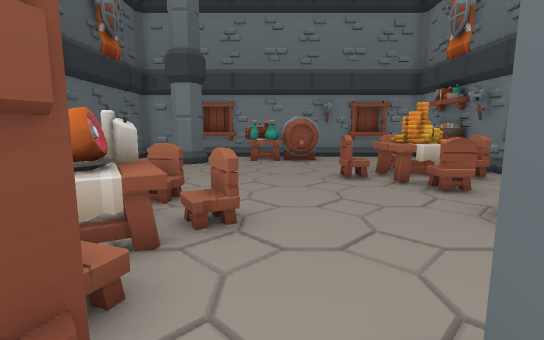
view 1 (above)

19 first-person views from a walk through a level from a Godot 3-D game. The camera is 1.5 m above the floor, tilts 8° down and sees 85° across. The floor is counted in squares, 1 m on a side. Each view is taken from the middle of a square. On the plan, view 1 faces up. The plan holds only what a view shows up to about 15 squares ahead; the rest is blank.

view 2
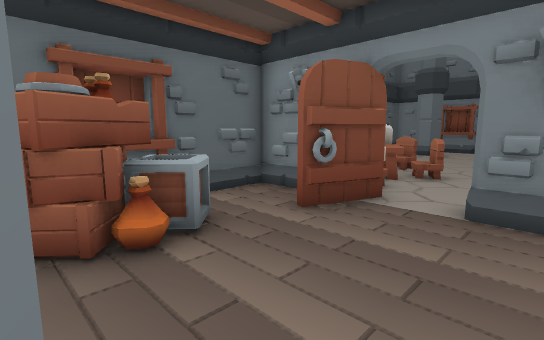

view 3
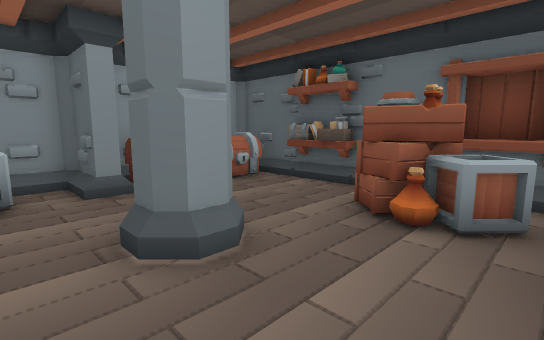

view 4
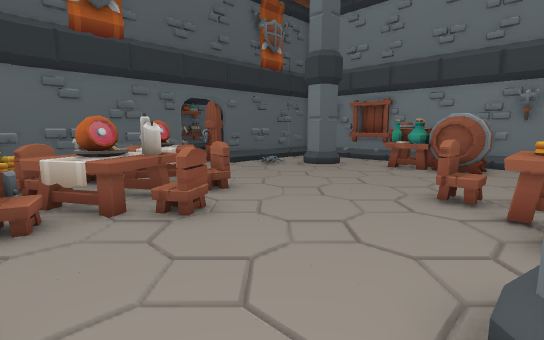

view 5
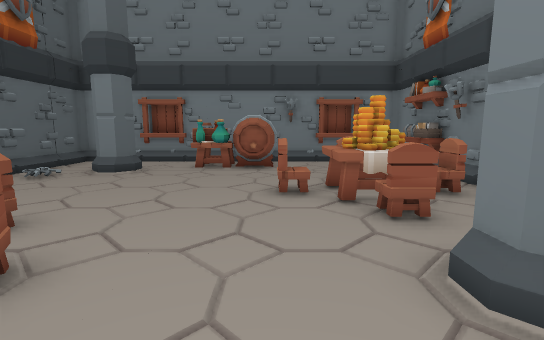

view 6
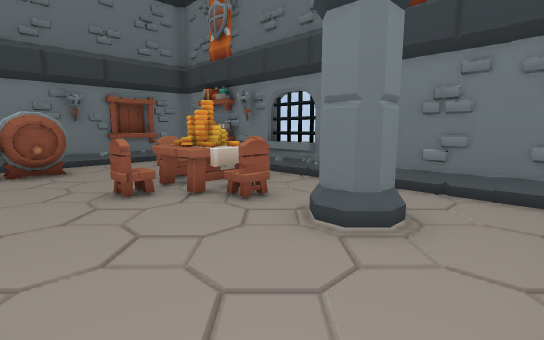

view 7
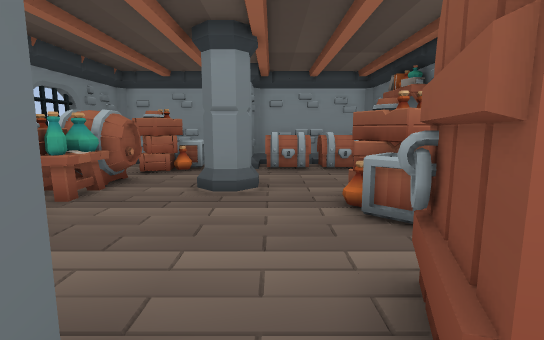

view 8
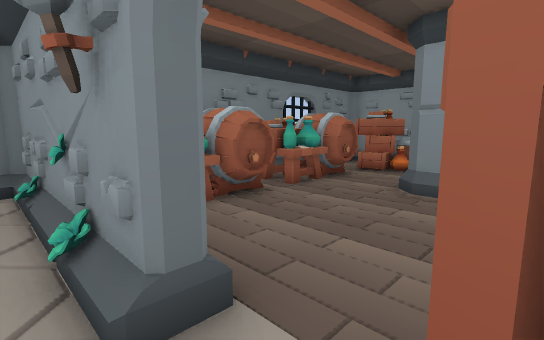

view 9
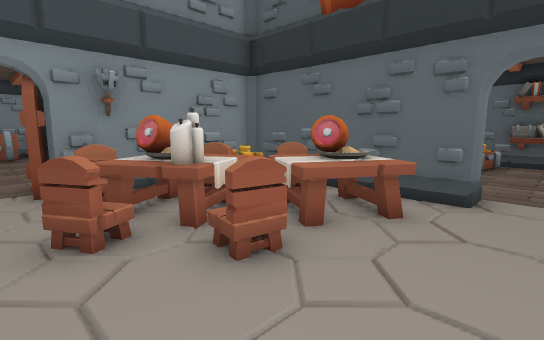

view 10
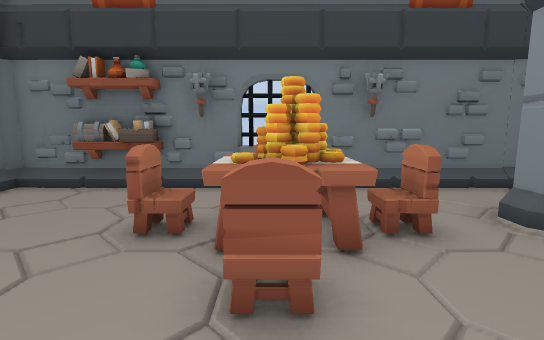

view 11
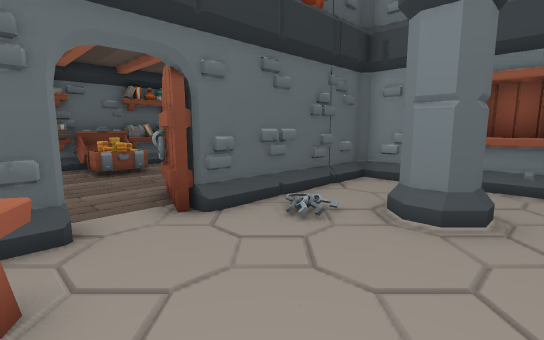

view 12
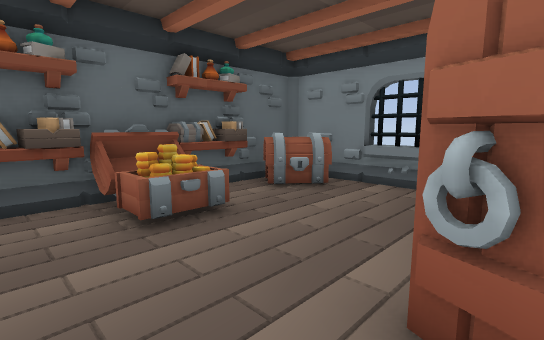

view 13
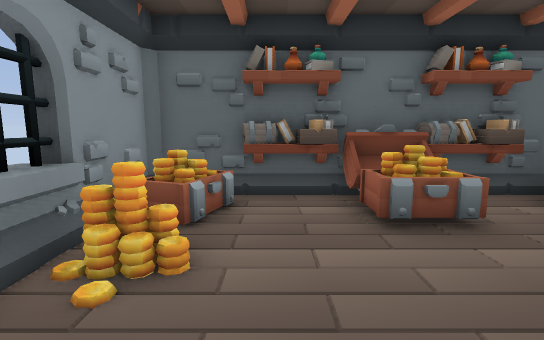

view 14
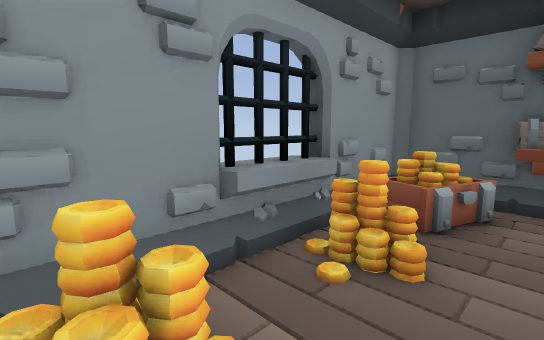

view 15
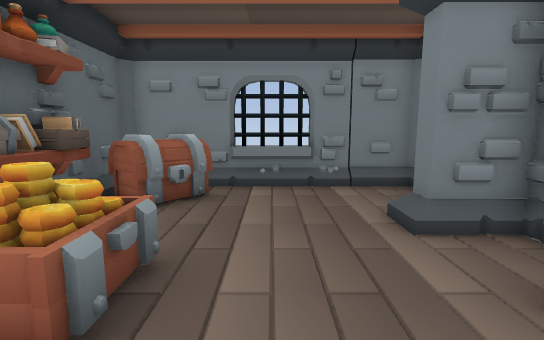

view 16
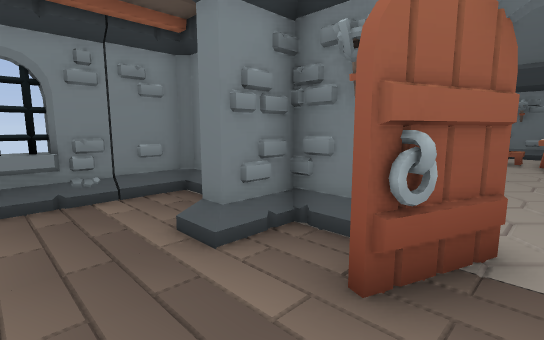

view 17
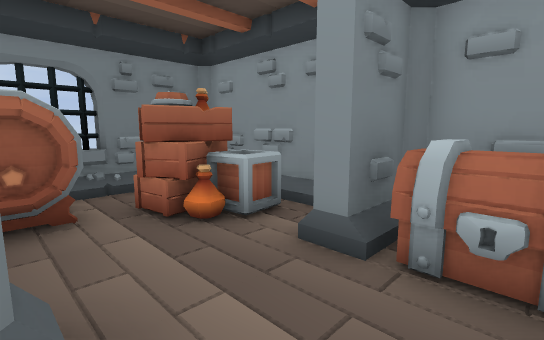

view 18
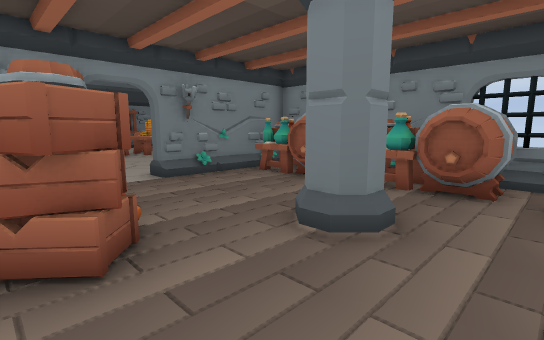

view 19
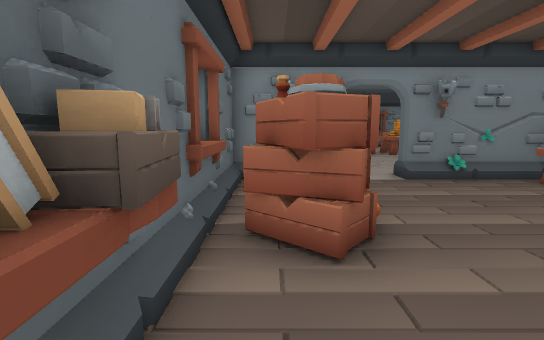

### Floor plan
Key: @ floor where view 1 was taken; # wall or solid block; . floor; ^ raised ledge; P pillar; C chair; T table; I coin; A candle; R torch; E crate; H chest.
Columns run from 15 left of view 1 to 8 right of it. Each row starts with its distance up from view 1.
 16 ####^##########  #######
 15 #HH.....#.....####.....#
 14 #HH.....#.....####.....#
 13 ##.....##..PP...##....##
 12 ##.....##..PP.........##
 11 #HHH....#..........C...#
 10 #HHH...##..........TT..#
  9 ##...............CCIIC.#
  8 ##.................II..#
  7 #HH.I..I#.T........C...#
  6 #HH.I.II#TTT.C.........#
  5 ####^####TTTAAC....PP..#
  4         #CCTTT.....PP..#
  3         # .CTT.........#
  2         # H  C.........#
  1          ###RR#.########
  0            #.##@...##
 -1            #.......#
 -2           ##.......#
 -3           #^EE.....#
 -4           ##EE.....#
 -5            #.E..P..#
 -6            #....PP.##
 -7            #.......###
 -8            #.......EE#
 -9            #HHHH#.EEE#
-10            #HHHH#.EE #
-11            ###########

Positions as (right, up) in squares from view 1, and headings:
1: (0, 0), facing up
2: (2, -5), facing up-left
3: (3, -2), facing down-left
4: (4, 2), facing up-left
5: (2, 2), facing up
6: (0, 2), facing up-right
7: (0, 2), facing down
8: (-1, 2), facing down-right
9: (0, 9), facing down-left
10: (0, 9), facing right
11: (-2, 7), facing up-left
12: (-8, 8), facing up-left
13: (-8, 8), facing left
14: (-8, 8), facing down-left
15: (-11, 8), facing up
16: (-11, 9), facing up-right
17: (-1, -6), facing down-right
18: (-3, -8), facing up-right
19: (-3, -8), facing up
